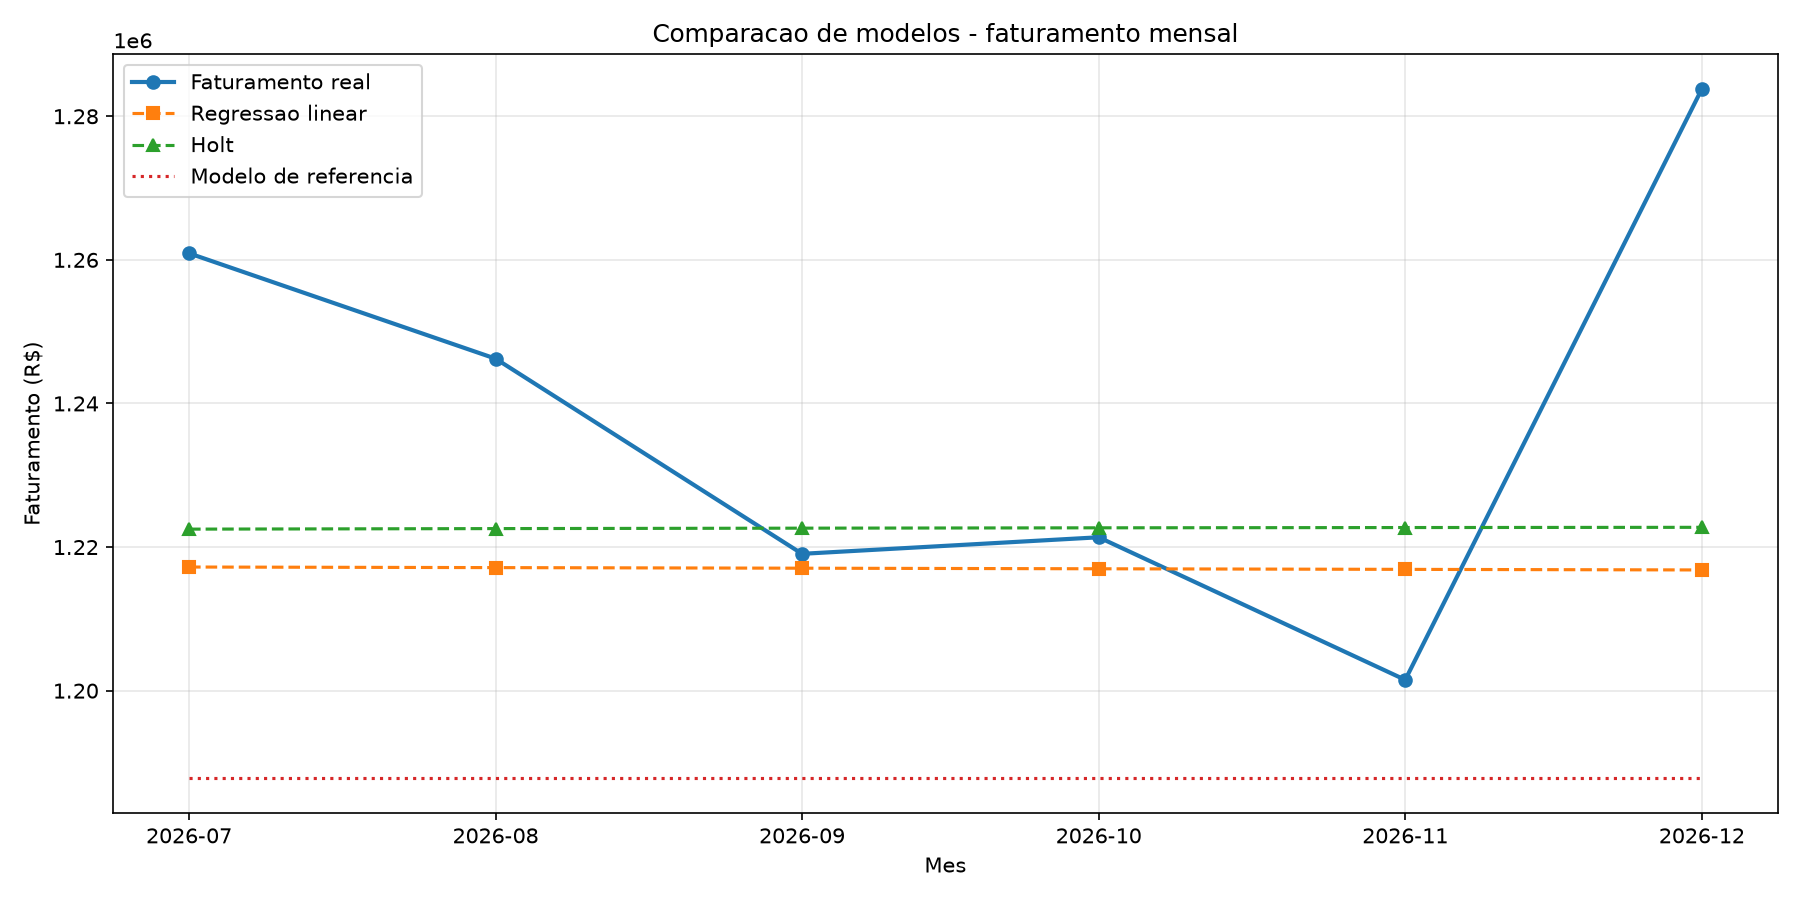

Source code (Python):

from pathlib import Path

import matplotlib.pyplot as plt
import numpy as np
import pandas as pd
import psycopg2
import getpass
from sklearn.linear_model import LinearRegression
from sklearn.metrics import mean_absolute_error, mean_squared_error
from statsmodels.tsa.holtwinters import ExponentialSmoothing


# Configuracoes do banco de dados
DB_CONFIG = {
    "host": "localhost",
    "port": 5432,
    "dbname": "analise_vendas",
    "user": "postgres",
    "password": getpass.getpass("Digite a senha do PostgreSQL: "),
}

# Arquivos de saida
PASTA_SAIDA = Path(__file__).resolve().parent
ARQUIVO_CSV = PASTA_SAIDA / "comparacao_resultados.csv"
ARQUIVO_GRAFICO = PASTA_SAIDA / "comparacao_modelos.png"

# Quantidade de meses reservados para teste
MESES_TESTE = 6


def extrair_faturamento_mensal():
    """Extrai o faturamento mensal dos pedidos concluidos."""

    consulta = """
        SELECT
            DATE_TRUNC('month', p.data_pedido)::date AS mes,
            SUM(
                ip.quantidade
                * ip.preco_unitario
                * (1 - COALESCE(ip.desconto, 0) / 100.0)
            ) AS faturamento
        FROM pedidos p
        JOIN itens_pedido ip
            ON ip.id_pedido = p.id_pedido
        WHERE p.status = 'concluido'
        GROUP BY DATE_TRUNC('month', p.data_pedido)
        ORDER BY mes;
    """

    conexao = psycopg2.connect(**DB_CONFIG)

    try:
        with conexao.cursor() as cursor:
            cursor.execute(consulta)
            resultados = cursor.fetchall()
    finally:
        conexao.close()

    dados = pd.DataFrame(
        resultados,
        columns=["mes", "faturamento"],
    )

    dados["mes"] = pd.to_datetime(dados["mes"])
    dados["faturamento"] = pd.to_numeric(
        dados["faturamento"]
    )

    # Garante a sequencia mensal completa
    dados = dados.set_index("mes").sort_index()
    dados = dados.asfreq("MS")

    if dados["faturamento"].isna().any():
        raise ValueError(
            "Existem meses sem faturamento. "
            "Verifique os dados antes de continuar."
        )

    return dados["faturamento"]


def calcular_metricas(real, previsto):
    """Calcula MAE, RMSE e erro percentual absoluto medio."""

    mae = mean_absolute_error(real, previsto)
    rmse = np.sqrt(mean_squared_error(real, previsto))

    denominador = np.abs(np.asarray(real, dtype=float))
    erros = np.abs(
        np.asarray(real, dtype=float)
        - np.asarray(previsto, dtype=float)
    )

    mape = np.mean(erros / denominador) * 100

    return {
        "MAE": mae,
        "RMSE": rmse,
        "MAPE (%)": mape,
    }


def main():
    faturamento = extrair_faturamento_mensal()

    if len(faturamento) <= MESES_TESTE:
        raise ValueError(
            "Nao ha meses suficientes para treinamento e teste."
        )

    treino = faturamento.iloc[:-MESES_TESTE]
    teste = faturamento.iloc[-MESES_TESTE:]

    print(f"Meses extraidos: {len(faturamento)}")
    print(
        f"Periodo: {faturamento.index.min():%Y-%m} "
        f"ate {faturamento.index.max():%Y-%m}"
    )
    print(f"Meses para treinamento: {len(treino)}")
    print(f"Meses para teste: {len(teste)}")

    # Modelo 1: regressao linear
    x_treino = np.arange(len(treino)).reshape(-1, 1)
    x_teste = np.arange(
        len(treino), len(treino) + len(teste)
    ).reshape(-1, 1)

    modelo_linear = LinearRegression()
    modelo_linear.fit(x_treino, treino.values)
    previsao_linear = modelo_linear.predict(x_teste)

    # Modelo 2: Holt com tendencia aditiva
    modelo_holt = ExponentialSmoothing(
        treino,
        trend="add",
        damped_trend=True,
        seasonal=None,
        initialization_method="estimated",
    )

    ajuste_holt = modelo_holt.fit(optimized=True)
    previsao_holt = ajuste_holt.forecast(len(teste)).values

    # Modelo de referencia: ultimo valor do treinamento
    previsao_referencia = np.repeat(
        treino.iloc[-1],
        len(teste),
    )

    # Comparacao das previsoes
    resultados = pd.DataFrame(
        {
            "mes": teste.index,
            "real": teste.values,
            "regressao_linear": previsao_linear,
            "holt": previsao_holt,
            "referencia": previsao_referencia,
        }
    )

    resultados.to_csv(
        ARQUIVO_CSV,
        index=False,
        float_format="%.2f",
    )

    modelos = {
        "Regressao Linear": previsao_linear,
        "Holt": previsao_holt,
        "Referencia": previsao_referencia,
    }

    linhas_metricas = []

    for nome, previsoes in modelos.items():
        metricas = calcular_metricas(
            teste.values,
            previsoes,
        )
        linhas_metricas.append(
            {"Modelo": nome, **metricas}
        )

    tabela_metricas = pd.DataFrame(linhas_metricas)
    tabela_metricas = tabela_metricas.sort_values("MAE")

    print("\n=== COMPARACAO DE MODELOS ===")
    print(
        tabela_metricas.to_string(
            index=False,
            formatters={
                "MAE": lambda v: f"R$ {v:,.2f}",
                "RMSE": lambda v: f"R$ {v:,.2f}",
                "MAPE (%)": lambda v: f"{v:.2f}%",
            },
        )
    )

    melhor_modelo = tabela_metricas.iloc[0]["Modelo"]
    print(f"\nMenor MAE: {melhor_modelo}")

    # Grafico dos valores reais e previstos
    plt.figure(figsize=(12, 6))
    plt.plot(
        teste.index,
        teste.values,
        marker="o",
        linewidth=2,
        label="Faturamento real",
    )
    plt.plot(
        teste.index,
        previsao_linear,
        marker="s",
        linestyle="--",
        label="Regressao linear",
    )
    plt.plot(
        teste.index,
        previsao_holt,
        marker="^",
        linestyle="--",
        label="Holt",
    )
    plt.plot(
        teste.index,
        previsao_referencia,
        linestyle=":",
        label="Modelo de referencia",
    )

    plt.title("Comparacao de modelos - faturamento mensal")
    plt.xlabel("Mes")
    plt.ylabel("Faturamento (R$)")
    plt.legend()
    plt.grid(True, alpha=0.3)
    plt.tight_layout()
    plt.savefig(ARQUIVO_GRAFICO, dpi=150)
    plt.close()

    print(f"\nCSV salvo em: {ARQUIVO_CSV}")
    print(f"Grafico salvo em: {ARQUIVO_GRAFICO}")


if __name__ == "__main__":
    main()
